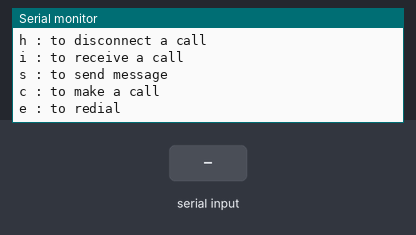
Recording of a sketch running on a simulated Arduino Uno, built with avr-gcc and run on an emulated ATmega328P. On the bench: the last lines printed to the serial monitor. Inputs (shaded band) come from the test bench. The modem accepts every AT command (registered, SIM ready, sends succeed) and sends nothing else.

Above: at 1.4 s.
1.5 s: "c" received over Serial
At 2.1 s:
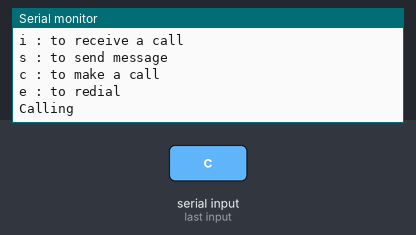
3.0 s: "h" received over Serial
At 3.9 s:
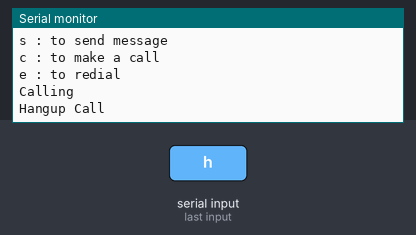
4.5 s: "e" received over Serial
At 5.0 s:
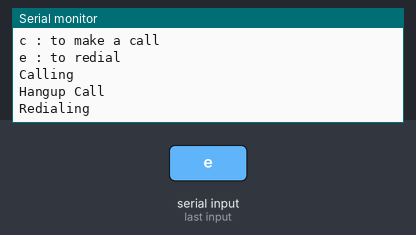

Measured:
- after the input at 1.5 s, the serial monitor: prints a new line at once (image 1)
- after the input at 3.0 s, the serial monitor: prints a new line at once (image 2)
- after the input at 4.5 s, the serial monitor: prints a new line at once (image 3)

The sketch:

sim900amini.ino
```cpp
/*THIS TUTORIAL USED GSM SIM900A MINI V3.9.2

  Connect 5VT to D9 and 5VR to D10
  Feed GSM SIM900A with Arduino's 5V

  Code by IDAYU SABRI - MYBOTIC
*/

#include <SoftwareSerial.h>
SoftwareSerial mySerial(8, 9);
char msg;
char call;

void setup()
{
  mySerial.begin(9600);   // Setting the baud rate of GSM Module
  Serial.begin(9600);    // Setting the baud rate of Serial Monitor (Arduino)
  Serial.println("GSM SIM900A BEGIN");
  Serial.println("Enter character for control option:");
  Serial.println("h : to disconnect a call");
  Serial.println("i : to receive a call");
  Serial.println("s : to send message");
  Serial.println("c : to make a call");
  Serial.println("e : to redial");
  Serial.println();
  delay(100);
}

void loop()
{
  if (Serial.available()>0)
   switch(Serial.read())
  {
    case 's':
      SendMessage();
      break;
    case 'c':
      MakeCall();
      break;
    case 'h':
      HangupCall();
      break;
    case 'e':
      RedialCall();
      break;
    case 'i':
      ReceiveCall();
      break;
  }
 //if (mySerial.available()>0)
 //Serial.write(mySerial.read());
}

void SendMessage()
{
  mySerial.println("AT+CMGF=1");    //Sets the GSM Module in Text Mode
  delay(1000);  // Delay of 1000 milli seconds or 1 second
  mySerial.println("AT+CMGS=\"+84913337272\"\r"); // Replace x with mobile number
  delay(1000);
  mySerial.println("canh bao");// The SMS text you want to send
  delay(100);
   mySerial.println((char)26);// ASCII code of CTRL+Z
  delay(1000);
}

void ReceiveMessage()
{
  mySerial.println("AT+CNMI=2,2,0,0,0"); // AT Command to recieve a live SMS
  delay(1000);
  if (mySerial.available()>0)
  {
    msg=mySerial.read();
    Serial.print(msg);
  }
}

void MakeCall()
{
  mySerial.println("ATD++84913337272;"); // ATDxxxxxxxxxx; -- watch out here for semicolon at the end!!
  Serial.println("Calling  "); // print response over serial port
  delay(1000);
}


void HangupCall()
{
  mySerial.println("ATH");
  Serial.println("Hangup Call");
  delay(1000);
}

void ReceiveCall()
{
  mySerial.println("ATA");
  delay(1000);
  {
    call=mySerial.read();
    Serial.print(call);
  }
}

void RedialCall()
{
  mySerial.println("ATDL");
  Serial.println("Redialing");
  delay(1000);
}
```
